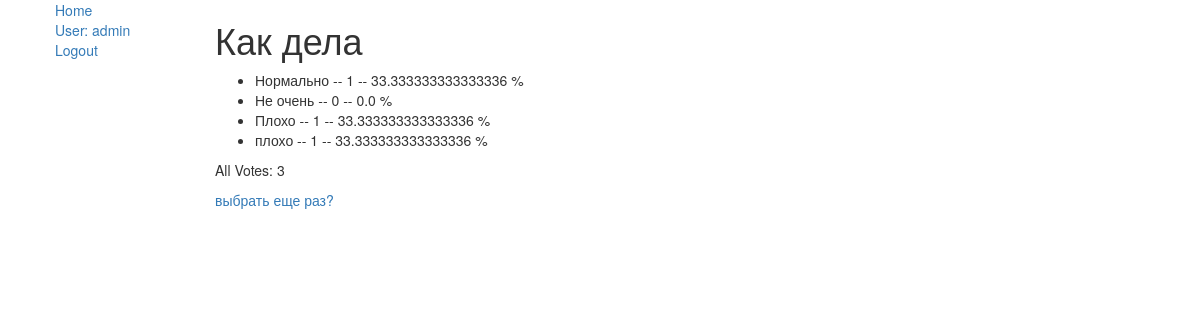
/polls/1/results/ (signed in), run on the app's committed database.
### polls/models.py (models this page shows, shortened)
class AdvUser(AbstractUser):
    avatar = models.ImageField(upload_to='polls/media/avatars', blank=False)

class Question(models.Model):
    question_text = models.CharField(max_length=200)
    pub_date = models.DateTimeField('date published')
    question_votes = models.IntegerField(default=0)
    short_description = models.CharField(max_length=400)
    description = models.CharField(max_length=3000)
    image = models.ImageField(upload_to='media/questions', blank=True)

class Choice(models.Model):
    question = models.ForeignKey(Question, on_delete=models.CASCADE)
    choice_text = models.CharField(max_length=200)
    votes = models.IntegerField(default=0)
    def get_percentage(self):
        percents = self.votes * 100 / self.question.question_votes
        return percents

### polls/views.py (the view)
# urls.py: path('<int:pk>/results/', views.ResultsView.as_view(), name='results'),
class ResultsView(generic.DetailView):
    model = Question
    template_name = 'polls/results.html'

### polls/templates/polls/results.html
{% extends "polls/base_generic.html" %}
{% block content %}
<h1>{{ question.question_text }}</h1>
<ul>
    {% for choice in question.choice_set.all %}
    <li>{{ choice.choice_text }} -- {{ choice.votes }} -- {{ choice.get_percentage }} %{{choice.percent_votes|pluralize}}</li>
    {% endfor %}
</ul>
<p>All Votes: {{question.question_votes}}</p>
<a href="{% url 'polls:detail'  question.id %}">выбрать еще раз? </a>
{% endblock %}

### polls/templates/polls/base_generic.html (shortened to what this page needs)
<!DOCTYPE html>
<html lang="en">
<head>
    <link rel="stylesheet" href="https://maxcdn.bootstrapcdn.com/bootstrap/3.3.7/css/bootstrap.min.css">
</head>
<body>
<div class="container-fluid">
    <div class="row">
        <div class="col-sm-2">
            {% block sidebar %}
            <ul class="sidebar-nav">
                <li style="list-style-type: none;"><a href="{% url 'polls:index' %}">Home</a></li>
                {% if user.is_authenticated %}
                <li style="list-style-type: none;"><a href="{% url 'polls:profile' request.user.id %}">User: {{ user.get_username }}</a></li>
                <li style="list-style-type: none;"><a href="{% url 'logout'%}?next={{request.path}}">Logout</a></li>
                {% else %}
                <li style="list-style-type: none;"><a href="{% url 'login'%}?next={{request.path}}">Login</a></li>
                <li style="list-style-type: none;"><a href="{% url 'polls:signup'%}?next={{request.path}}">Sign Up</a>
                </li>
                {% endif %}
            </ul>
            {% endblock %}
        </div>
        <div class="col-sm-10 ">
            {% block content %}{% endblock %}
        </div>
    </div>
</div>
</body>
</html>

### data on the page
AdvUser: get_username "admin"
Question: question_text "Как дела", question_votes "3"
Choice: choice_text "Нормально", votes "1", get_percentage "33.333333333333336"
Choice: choice_text "Не очень", votes "0", get_percentage "0.0"
Choice: choice_text "Плохо", votes "1", get_percentage "33.333333333333336"
Choice: choice_text "плохо", votes "1", get_percentage "33.333333333333336"
